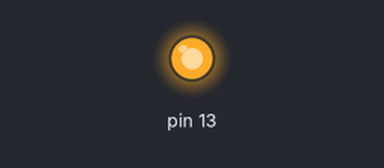
Recording of a sketch running on a simulated Arduino Uno, built with avr-gcc and run on an emulated ATmega328P. On the bench: output pins drawn as LEDs (lit = HIGH).

Above: at 0.5 s.
At 36.0 s:
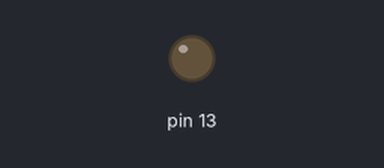
Timing chart, 0 to 39.0 s (numbered marks = the images above):
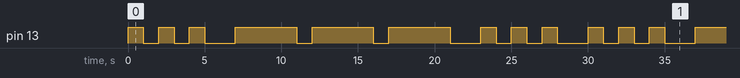

Measured:
- by itself, pin 13: repeats every 30.0 s: 2 × (LOW 1.0 s, HIGH 1.0 s), LOW 2.0 s, 2 × (HIGH 4.0 s, LOW 1.0 s), HIGH 4.0 s, LOW 2.0 s, 2 × (HIGH 1.0 s, LOW 1.0 s), HIGH 1.0 s, LOW 2.0 s, HIGH 1.0 s
- by itself, everything shown: repeats every 30.0 s, in 18 steps

The sketch:

Piscar_LUZ.ino
```cpp
//Fazendo um LED piscar;
//Ligar LED no digital 13

void setup() {
  pinMode(13, OUTPUT);

}

void loop() {
    //EXECUTO O "S"
    digitalWrite(13, HIGH); //Liga o pino
    delay(1000); //Espera 1 s (está em milisegundos);
    digitalWrite(13, LOW); //Desliga o pino
    delay(1000);

    digitalWrite(13, HIGH);
    delay(1000);
    digitalWrite(13, LOW);
    delay(1000);

    digitalWrite(13, HIGH);
    delay(1000);
    digitalWrite(13, LOW);
    delay(2000);

    //EXECUTA O "O"

    digitalWrite(13, HIGH); //Liga o pino
    delay(4000); //Espera 1 s (está em milisegundos);
    digitalWrite(13, LOW);
    delay(1000);

    digitalWrite(13, HIGH); //Liga o pino
    delay(4000); //Espera 1 s (está em milisegundos);
    digitalWrite(13, LOW);
    delay(1000);

    digitalWrite(13, HIGH); //Liga o pino
    delay(4000); //Espera 1 s (está em milisegundos);
    digitalWrite(13, LOW);
    delay(2000);

    //EXECUTO O "S"
    digitalWrite(13, HIGH); //Liga o pino
    delay(1000); //Espera 1 s (está em milisegundos);
    digitalWrite(13, LOW); //Desliga o pino
    delay(1000);

    digitalWrite(13, HIGH);
    delay(1000);
    digitalWrite(13, LOW);
    delay(1000);

    digitalWrite(13, HIGH);
    delay(1000);
    digitalWrite(13, LOW);
    delay(2000);


    //digitalWrite(12, HIGH); //Liga o pino
    //delay(1000); //Espera 1 s (está em milisegundos);
    //digitalWrite(12, LOW); //Desliga o pino
    //delay(1000);
}
```
